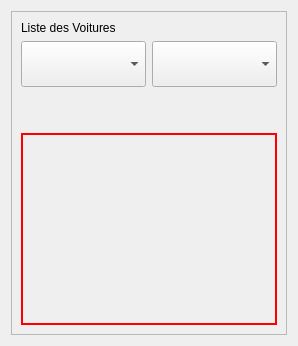
         <widget class="QWidget" name="page_scarp_cars">
          <layout class="QGridLayout" name="gridLayout_5">
           <item row="1" column="0">
            <widget class="QFrame" name="frame_4">
             <property name="frameShape">
              <enum>QFrame::StyledPanel</enum>
             </property>
             <property name="frameShadow">
              <enum>QFrame::Raised</enum>
             </property>
             <layout class="QVBoxLayout" name="verticalLayout_8">
              <item>
               <widget class="QLabel" name="label_7">
                <property name="text">
                 <string>Liste des Voitures </string>
                </property>
               </widget>
              </item>
              <item>
               <layout class="QGridLayout" name="gridLayout_21">
                <item row="0" column="0">
                 <layout class="QHBoxLayout" name="horizontalLayout_10">
                  <item>
                   <widget class="QComboBox" name="comboAllBrands">
                    <property name="styleSheet">
                     <string notr="true">height: 40px;</string>
                    </property>
                   </widget>
                  </item>
                  <item>
                   <widget class="QComboBox" name="comboAllModels">
                    <property name="styleSheet">
                     <string notr="true">height: 40px;</string>
                    </property>
                   </widget>
                  </item>
                 </layout>
                </item>
                <item row="2" column="0">
                 <widget class="QTableWidget" name="tableWidgeModels">
                  <property name="mouseTracking">
                   <bool>true</bool>
                  </property>
                  <property name="styleSheet">
                   <string notr="true">background-color: transparent;
border: 2px solid red;</string>
                  </property>
                  <attribute name="horizontalHeaderMinimumSectionSize">
                   <number>100</number>
                  </attribute>
                 </widget>
                </item>
                <item row="1" column="0">
                 <spacer name="verticalSpacer_6">
                  <property name="orientation">
                   <enum>Qt::Vertical</enum>
                  </property>
                  <property name="sizeType">
                   <enum>QSizePolicy::Fixed</enum>
                  </property>
                  <property name="sizeHint" stdset="0">
                   <size>
                    <width>20</width>
                    <height>40</height>
                   </size>
                  </property>
                 </spacer>
                </item>
               </layout>
              </item>
             </layout>
            </widget>
           </item>
          </layout>
         </widget>
